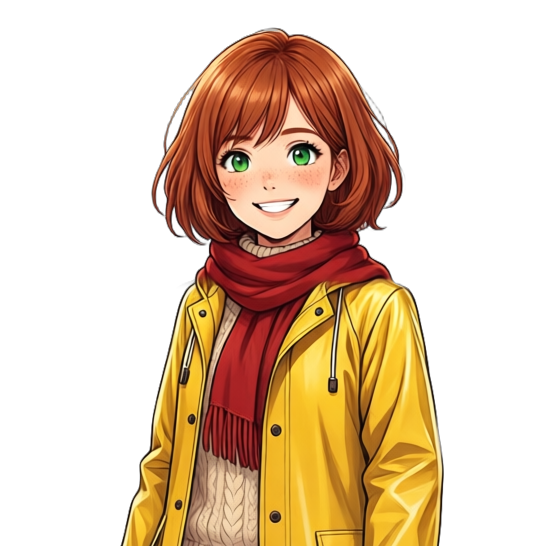
#> input picture docs/guide/assets/showcase/characters/june-oilskin.png, 546 x 546 px
$ python -i demo-art.py   (imports and definitions only)
#> lines starting #> are read from the running program, lines starting #| are printed output that depends on the picture
#> further down, picture is the input picture: PIL image 546x546 RGBA; mean R, G, B, A 73.3, 48.4, 23.8, 102.8
"""Synthetic showcase art for the demo story (plan 46 W4), rendered on the local ComfyUI.

Usage: python -I scripts/docs/demo-art.py <step> [--force]
  chars        base full-body cut-outs (Qwen-Image-2512 + BiRefNet toonout)
  looks        look changes, torso inpainted over the base (face untouched)
  poses        pose variants (text to image, same character text and seed)
  busts        head-and-shoulders crops for the live head (needs the landmark server)
  expressions  happy / angry / worried, face inpainted over each bust
  frames       blink + 4 mouth shapes (talk, talk2, mouth_o, mouth_wide) per bust, masked to the rig's eyes/mouth
               (needs published busts and rigs: publish, demo-rigs.mjs, frames, publish again)
  publish      compressed files + sidecars into docs/guide/assets/showcase/, demo.json for the animated-character page
  all          every step in order
Scene backgrounds come from the shared plan 45 set (docs/guide/assets/showcase/backdrops/), not from here.
Raw renders land in .build/demo-art/raw (gitignored); published files in docs/guide/assets/showcase/.
Every job waits for an empty ComfyUI queue, then holds a GPU broker lease (SO_GPU_BROKER, default the local
controller on :18888; SO_GPU_BROKER=off skips it) while it renders. One job at a time. Nothing is downloaded.
"""

import base64
import hashlib
import io
import json
import math
import os
import random
import sys
import time
import urllib.error
import urllib.parse
import urllib.request
import uuid

from PIL import Image, ImageDraw, ImageFilter

ROOT = os.path.abspath(os.path.join(os.path.dirname(__file__), "..", ".."))
RAW = os.path.join(ROOT, ".build", "demo-art", "raw")
OUT = os.path.join(ROOT, "docs", "guide", "assets", "showcase")
COMFY = os.environ.get("SO_COMFY_URL", "http://127.0.0.1:8188")
LANDMARKS = os.environ.get("SO_LANDMARKS_URL", "http://127.0.0.1:8096")
BROKER = os.environ.get("SO_GPU_BROKER", "http://127.0.0.1:18888")
LEASE_PATIENCE_S = int(os.environ.get("SO_LEASE_PATIENCE_S", "3600"))
NEED_GPU_MIB = int(os.environ.get("SO_DEMO_NEED_GPU_MIB", "21000"))

MODEL = {"unet": "qwen_image_2512_fp8_e4m3fn.safetensors", "clip": "qwen_2.5_vl_7b_fp8_scaled.safetensors", "vae": "qwen_image_vae.safetensors"}
CUTOUT = "BiRefNet_toonout"
STEPS = 30
CFG = 4.0
STYLE = "clean anime visual novel character art, soft cel shading, crisp line art, full body, standing, facing the viewer, plain light grey studio background, even lighting"
CHAR_NEGATIVE = "open mouth, teeth, grin, laughing"
NEGATIVE = "photo, realistic, 3d render, text, watermark, logo, signature, frame, border, extra limbs, extra fingers, deformed hands, blurry, lowres, cropped, nsfw, glasses, hat covering eyes"

PAGE = os.path.join(ROOT, "docs", "guide", "showcase", "animated-character")
LICENCE = "Qwen-Image-2512: Apache-2.0 (https://huggingface.co/Qwen/Qwen-Image-2512). Cut-out: BiRefNet toonout via ComfyUI-RMBG. Output: synthetic, SFW, made for this guide."
POSE_LABELS = {"wave": "Waving", "lantern": "Lantern", "arms": "Arms folded", "rope": "Rope", "map": "Map", "point": "Pointing"}
LOOK_LABELS = {"base": "Everyday", "oilskin": "Oilskin coat"}
BLURBS = {
    "june": ("The beacon keeper's apprentice. Her look changes in the story's third scene, so she has two rigs.", "Okay, okay, don't panic. The key was right here when I came in, I promise. Unless it wasn't."),
    "tobin": ("The old ferryman, and the lead in the opening scene. A beard is hard for face detectors; his rig still blinks and talks.", "Wind's backing west. We'll have rain before the tea's cold, and the boats need that light."),
    "wren": ("A travelling cartographer who notices what others miss.", "The scuff marks go to the bookcase, not the door. Someone came this way in a hurry."),
}

CAST = {
    "june": {
        "name": "SO-Demo June",
        "seed": 4101,
        "face": "a young woman with a short copper bob haircut, freckles and bright green eyes",
        "text": "a young woman lighthouse apprentice, short copper bob haircut, freckles, bright green eyes, relaxed gentle expression with the mouth closed, cream cable-knit sweater, long red wool scarf, brown work trousers, brown leather boots",
        "looks": {"oilskin": "a bright yellow hooded oilskin raincoat buttoned over a cream sweater, red scarf at the collar, brown trousers, boots"},
        "poses": {"wave": "waving one hand in greeting", "lantern": "holding up an old brass lantern in both hands"},
    },
    "tobin": {
        "name": "SO-Demo Tobin",
        "seed": 4202,
        "face": "an elderly man with a short neat white beard, bushy white eyebrows, grey eyes and a weathered face",
        "text": "an elderly ferryman, short neat white beard, weathered kind face, bushy white eyebrows, grey eyes, bald crown with short white hair at the sides, navy wool peacoat with brass buttons, grey scarf, dark trousers, sturdy boots",
        "looks": {},
        "poses": {"arms": "arms folded across his chest, stern", "rope": "carrying a coil of rope over one shoulder"},
    },
    "wren": {
        "name": "SO-Demo Wren",
        "seed": 4303,
        "face": "a young woman with long black hair and warm brown eyes",
        "text": "a young woman cartographer, long black hair in a single side braid, warm brown eyes, calm thoughtful expression, teal travelling coat, white blouse, leather satchel stuffed with rolled maps, grey skirt over dark leggings, ankle boots",
        "looks": {},
        "poses": {"map": "unrolling a large paper map in both hands", "point": "pointing ahead with one hand"},
    },
}


EXPRESSIONS = {
    "happy": "a warm happy smile with closed lips, eyes slightly narrowed with joy",
    "angry": "an angry frown, furrowed brows, lips pressed together",
    "worried": "a worried anxious look, raised inner eyebrows, small frown, lips closed",
}


def log(*parts):
    print(*parts, flush=True)


# [5 lines left out: function http, not called in this run]


def queue_empty():
    queue = json.loads(http("GET", f"{COMFY}/queue"))
    return not queue["queue_running"] and not queue["queue_pending"]


# [140 lines left out: functions wait_turn, upload, broker_lease, broker_call, run, render and 7 more, not called in this run]


def trim_alpha(image, pad=12):
#> called with pad = 12
    box = image.split()[3].point(lambda a: 255 if a > 8 else 0).getbbox()
#> box = (120, 27, 444, 546)
    if not box:
        return image
    x0, y0, x1, y1 = box
#> x0 = 120; y0 = 27; x1 = 444; y1 = 546
    return image.crop((max(0, x0 - pad), max(0, y0 - pad), min(image.width, x1 + pad), min(image.height, y1 + pad)))
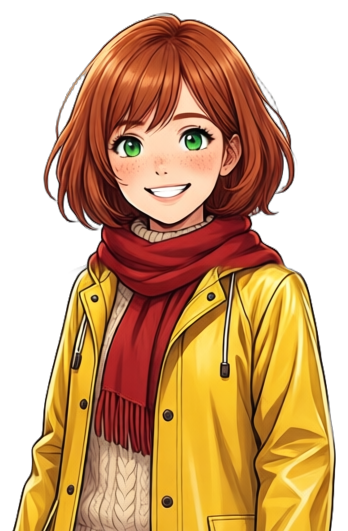
#> returned value: PIL image 348x531 RGBA; mean R, G, B, A 118.2, 78, 38.4, 165.8; transparent parts drawn white


# [76 lines left out: functions save_webp, step_chars, torso_mask, detect, step_looks, step_poses, not called in this run]


BUST_MAX = 640


# [134 lines left out: functions bust_box, widened, unmoved, known_face, rebase_expressions, moved and 4 more, not called in this run]


FRAME_EDITS = {
    "blink": "eyes fully closed, gentle closed eyelids with lashes, mouth unchanged",
    "talk": "mouth visibly open as if speaking, gently parted lips with natural mouth shading, no second mouth",
    "talk2": "mouth slightly open as if speaking, lips barely parted, no second mouth",
    "mouth_o": "mouth in a small rounded open shape as if saying oh, lips in a soft circle, no second mouth",
    "mouth_wide": "mouth slightly open and stretched wide as if saying ee, teeth just visible, no second mouth",
}
FRAME_DENOISE = 0.55


def rig_of(name):
    return json.load(open(os.path.join(PAGE, "rigs", f"{name}.rig.json"), encoding="utf-8"))["rig"]


# [45 lines left out: functions frame_mask, step_frames, not called in this run]


def git_head():
    import subprocess
    return subprocess.run(["git", "rev-parse", "HEAD"], cwd=ROOT, capture_output=True, text=True, check=True).stdout.strip()


# [74 lines left out: functions publish_sidecar, mask_rect, step_publish, not called in this run]


STEPS_IN_ORDER = {"chars": step_chars, "looks": step_looks, "poses": step_poses, "busts": step_busts, "expressions": step_expressions, "frames": step_frames, "publish": step_publish}


# [11 lines left out: function main, not called in this run]


# [2 lines not run here, left out]

>>> from PIL import Image
>>> picture = Image.open('../../docs/guide/assets/showcase/characters/june-oilskin.png')
>>> result = trim_alpha(picture)
